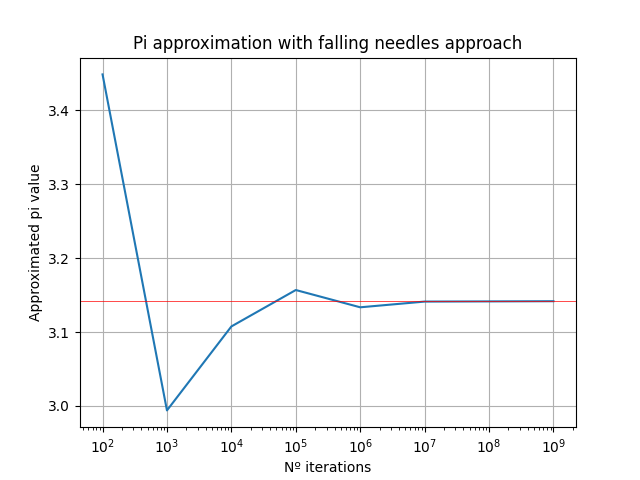

This chart was generated by the following Python code:
from random import uniform
import math
import matplotlib.pyplot as plt

#Throw N needles and return the approximeted value of pi
#Cant and Nant are parameters to allow a progressive approximation of pi e.g(N: 1000, 10000, 100000) 
def throw_Nsticks(N,Cant=0,Nant=0): 
    C = 0
    l = 0.5
    T = 1
    N = N-Nant
    for i in range(N):
        stick_x = uniform(0,0.5)
        stick_angel = uniform(0,math.pi/2)
        if (stick_x <= l*0.5 * math.sin(stick_angel)):
            C += 1
    N = N+Nant
    C = C+Cant
    return 2*l*N/(T*C),C,N

def main():
    C = 0
    N = 0
    l = []
    it = []
    error = []
    for i in range(2,10): #from 100 to 1.000.000.000 needles
        r,C,N = throw_Nsticks((10**i),C,N)
        l.append(r)
        it.append(10**i)
        print(abs((math.pi - r)/math.pi))
        error.append(abs((math.pi - r)/math.pi))
        print(r)
    
    fig, ax = plt.subplots() #Graph for the pi approximation
    ax.plot(it,l)
    ax.set_xscale("log")
    ax.set(xlabel="Nº iterations", ylabel="Approximated pi value", title= "Pi approximation with falling needles approach")
    ax.grid()
    plt.axhline(y=math.pi, color='r', linestyle='-',linewidth = 0.5)
    plt.show()
    
    fig, ax = plt.subplots() #Graph for the relative error
    ax.plot(it,error)
    ax.set_xscale("log")
    ax.set(xlabel="Nº iterations", ylabel="Error", title= "Relative error of the approximation of pi")
    ax.grid()
    plt.show()

if __name__ == "__main__":
    main()
